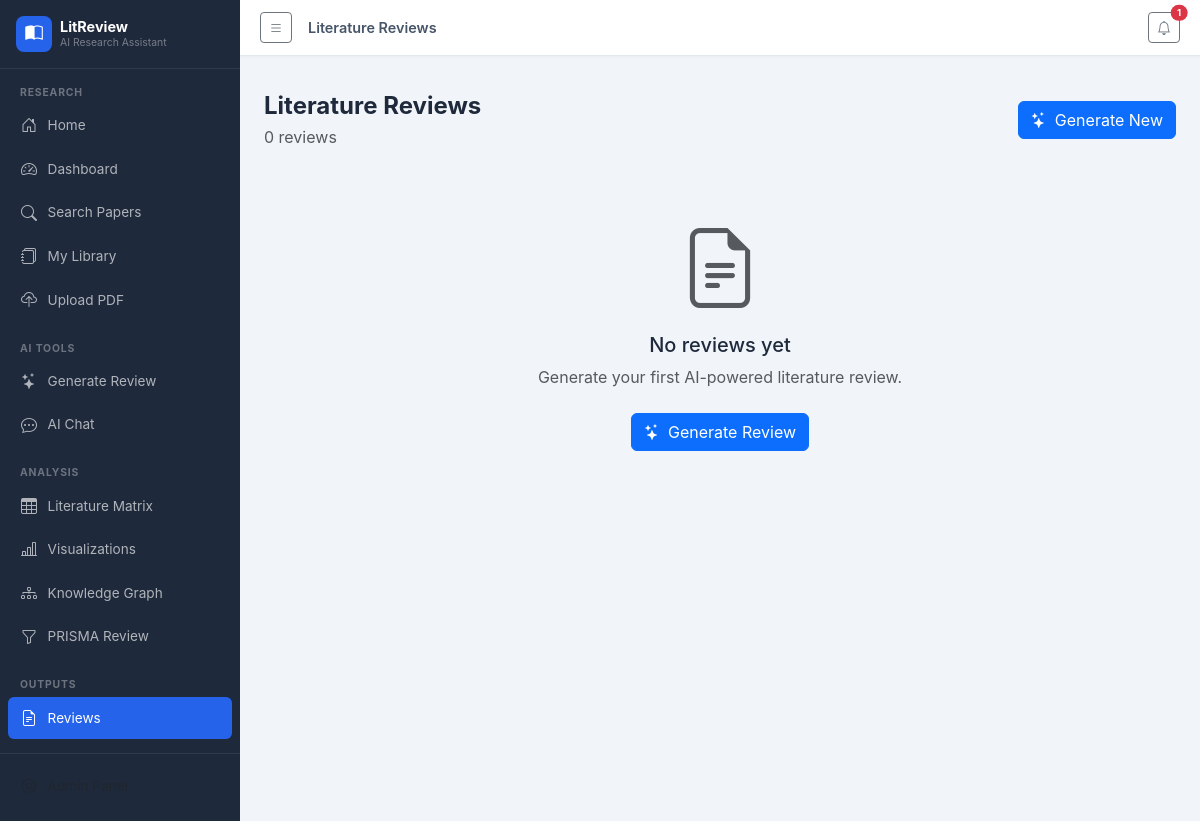
The app's page /reviews, older data.
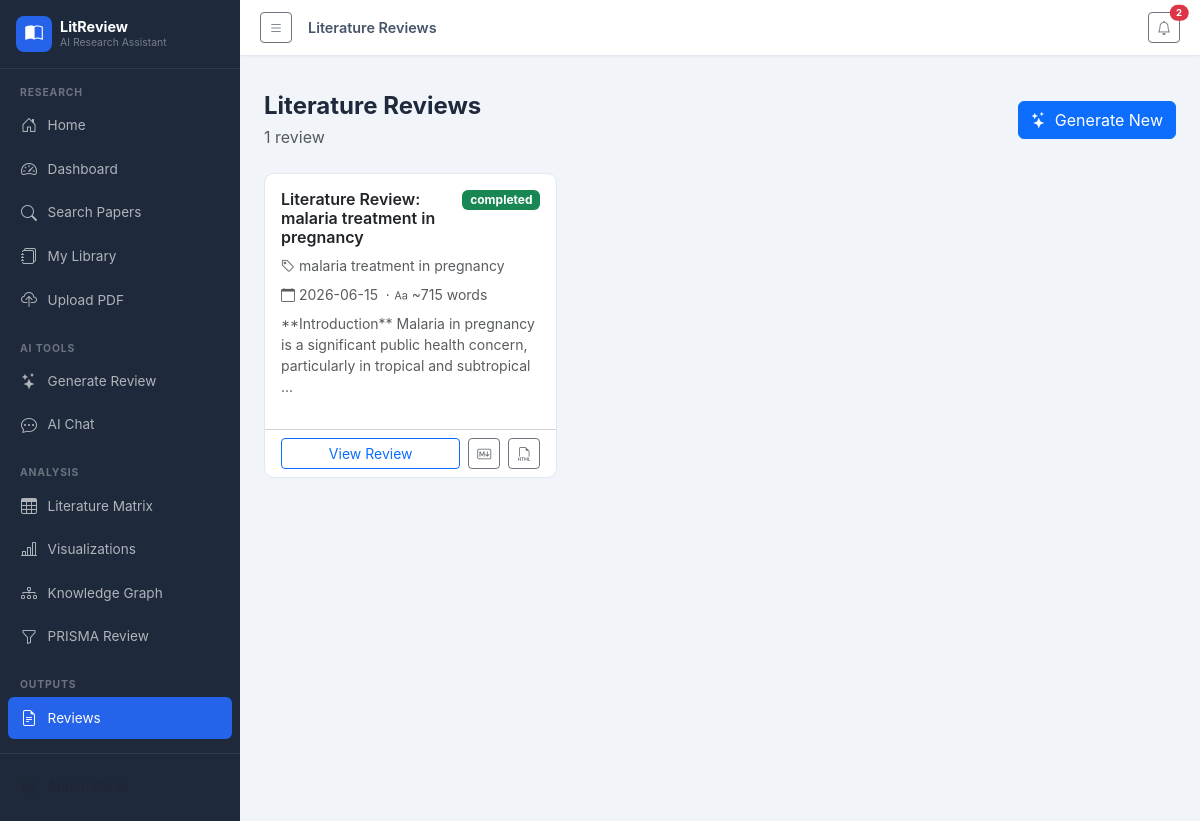
The same page, newer data.
### tables this page shows
CREATE TABLE literature_reviews (
            id INTEGER PRIMARY KEY AUTOINCREMENT,
            title TEXT NOT NULL,
            topic TEXT,
            introduction TEXT,
            thematic_analysis TEXT,
            research_gaps TEXT,
            future_directions TEXT,
            conclusion TEXT,
            paper_ids TEXT,
            status TEXT DEFAULT 'draft',
            word_count INTEGER DEFAULT 0,
            created_at TIMESTAMP DEFAULT CURRENT_TIMESTAMP,
            updated_at TIMESTAMP DEFAULT CURRENT_TIMESTAMP
        );

### blueprints/main.py (the view)
@main_bp.route('/reviews')
def reviews():
    site = get_site_settings()
    db = get_db()
    reviews_list = db.execute('SELECT * FROM literature_reviews ORDER BY created_at DESC').fetchall()
    db.close()
    return render_template('reviews.html', site=site, reviews=reviews_list, notifications=get_notifications())

### blueprints/main.py (called while the page is built)
def get_site_settings():
    db = get_db()
    rows = db.execute('SELECT key, value FROM site_settings').fetchall()
    db.close()
    return {r['key']: r['value'] for r in rows}

def get_notifications():
    db = get_db()
    rows = db.execute('SELECT * FROM notifications WHERE is_read=0 ORDER BY created_at DESC LIMIT 10').fetchall()
    db.close()
    return [dict(r) for r in rows]

### models/__init__.py (called while the page is built)
def get_db():
    conn = sqlite3.connect(Config.DATABASE_PATH)
    conn.row_factory = sqlite3.Row
    return conn

### templates/reviews.html (shortened to what this page needs)
{% extends "base.html" %}
{% block page_title %}Literature Reviews{% endblock %}
{% block content %}
<div class="d-flex justify-content-between align-items-center mb-4">
  <div>
    <h4 class="fw-bold mb-1">Literature Reviews</h4>
    <p class="text-muted mb-0">{{ reviews|length }} review{{ 's' if reviews|length != 1 }}</p>
  </div>
  <a href="/ai/generate-review" class="btn btn-primary"><i class="bi bi-stars me-2"></i>Generate New</a>
</div>
{% if reviews %}
<div class="row g-3">
  {% for review in reviews %}
  <div class="col-md-6 col-xl-4">
    <div class="card card-hover h-100">
      <div class="card-body">
        <div class="d-flex justify-content-between align-items-start mb-2">
          <h6 class="fw-semibold mb-0 flex-grow-1">{{ review.title }}</h6>
          <span class="badge bg-{{ 'success' if review.status == 'completed' else 'secondary' }} ms-2">{{ review.status }}</span>
        </div>
        {% if review.topic %}
        <p class="text-muted small mb-2"><i class="bi bi-tag me-1"></i>{{ review.topic }}</p>
        {% endif %}
        <p class="text-muted small mb-2">
          <i class="bi bi-calendar me-1"></i>{{ review.created_at[:10] }}
          {% if review.word_count %}&nbsp;&middot;&nbsp;<i class="bi bi-type me-1"></i>~{{ review.word_count }} words{% endif %}
        </p>
        {% if review.introduction %}
        <p class="text-muted small">{{ review.introduction[:120] }}...</p>
        {% endif %}
      </div>
      <div class="card-footer bg-transparent d-flex gap-2">
        <a href="/reviews/{{ review.id }}" class="btn btn-sm btn-outline-primary flex-grow-1">View Review</a>
        <a href="/export/review/{{ review.id }}/markdown" class="btn btn-sm btn-outline-secondary"><i class="bi bi-markdown"></i></a>
        <a href="/export/review/{{ review.id }}/html" class="btn btn-sm btn-outline-secondary"><i class="bi bi-filetype-html"></i></a>
      </div>
    </div>
  </div>
  {% endfor %}
</div>
{% else %}
<div class="text-center py-5">
  <i class="bi bi-file-earmark-text display-1 text-muted opacity-15"></i>
  <h5 class="mt-3">No reviews yet</h5>
  <p class="text-muted">Generate your first AI-powered literature review.</p>
  <a href="/ai/generate-review" class="btn btn-primary mt-2"><i class="bi bi-stars me-2"></i>Generate Review</a>
</div>
{% endif %}
{% endblock %}

### templates/base.html (shortened to what this page needs)
<!DOCTYPE html>
<html lang="en">
<head>
<link href="https://cdn.jsdelivr.net/npm/bootstrap@5.3.2/dist/css/bootstrap.min.css" rel="stylesheet">
<link href="https://cdn.jsdelivr.net/npm/bootstrap-icons@1.11.3/font/bootstrap-icons.min.css" rel="stylesheet">
<link href="/static/css/style.css" rel="stylesheet">
</head>
<body>
<div class="d-flex" id="wrapper">
  <nav id="sidebar" class="d-flex flex-column">
    <div class="sidebar-header">
      <a href="/" class="text-decoration-none">
        <div class="d-flex align-items-center gap-2">
          <div class="sidebar-logo"><i class="bi bi-book-half"></i></div>
          <div>
            <div class="sidebar-brand">LitReview</div>
            <div class="sidebar-tagline">AI Research Assistant</div>
          </div>
        </div>
      </a>
    </div>
    <div class="sidebar-body flex-grow-1">
      <div class="sidebar-section-label">RESEARCH</div>
      <a href="/" class="sidebar-link {% if request.endpoint == 'main.index' %}active{% endif %}">
        <i class="bi bi-house-door"></i> Home
      </a>
      <a href="/dashboard" class="sidebar-link {% if request.endpoint == 'main.dashboard' %}active{% endif %}">
        <i class="bi bi-speedometer2"></i> Dashboard
      </a>
      <a href="/search" class="sidebar-link {% if request.endpoint == 'main.search' %}active{% endif %}">
        <i class="bi bi-search"></i> Search Papers
      </a>
      <a href="/papers" class="sidebar-link {% if request.endpoint == 'main.papers' %}active{% endif %}">
        <i class="bi bi-journals"></i> My Library
      </a>
      <a href="/upload" class="sidebar-link {% if request.endpoint == 'main.upload' %}active{% endif %}">
        <i class="bi bi-cloud-upload"></i> Upload PDF
      </a>
      <div class="sidebar-section-label mt-3">AI TOOLS</div>
      <a href="/ai/generate-review" class="sidebar-link {% if request.endpoint == 'ai.generate_review' %}active{% endif %}">
        <i class="bi bi-stars"></i> Generate Review
      </a>
      <a href="/ai/chat" class="sidebar-link {% if request.endpoint == 'ai.chat' %}active{% endif %}">
        <i class="bi bi-chat-dots"></i> AI Chat
      </a>
      <div class="sidebar-section-label mt-3">ANALYSIS</div>
      <a href="/matrix" class="sidebar-link {% if request.endpoint == 'main.matrix' %}active{% endif %}">
        <i class="bi bi-table"></i> Literature Matrix
      </a>
      <a href="/visualizations" class="sidebar-link {% if request.endpoint == 'main.visualizations' %}active{% endif %}">
        <i class="bi bi-bar-chart-line"></i> Visualizations
      </a>
      <a href="/knowledge-graph" class="sidebar-link {% if request.endpoint == 'main.knowledge_graph' %}active{% endif %}">
        <i class="bi bi-diagram-3"></i> Knowledge Graph
      </a>
      <a href="/prisma" class="sidebar-link {% if request.endpoint == 'main.prisma' %}active{% endif %}">
        <i class="bi bi-funnel"></i> PRISMA Review
      </a>
      <div class="sidebar-section-label mt-3">OUTPUTS</div>
      <a href="/reviews" class="sidebar-link {% if request.endpoint in ['main.reviews','main.review_detail'] %}active{% endif %}">
        <i class="bi bi-file-earmark-text"></i> Reviews
      </a>
    </div>
    <div class="sidebar-footer">
      <a href="/julisunkan" class="sidebar-link text-muted">
        <i class="bi bi-gear"></i> Admin Panel
      </a>
    </div>
  </nav>
  <div id="page-content-wrapper" class="flex-grow-1">
    <nav class="top-nav">
      <button id="sidebarToggle" class="btn btn-sm btn-outline-secondary me-3">
        <i class="bi bi-list"></i>
      </button>
      <span class="top-nav-title d-none d-md-block">{% block page_title %}{% endblock %}</span>
      <div class="ms-auto d-flex align-items-center gap-2">
        <div class="dropdown">
          <button class="btn btn-sm btn-outline-secondary position-relative" data-bs-toggle="dropdown">
            <i class="bi bi-bell"></i>
            {% if g_notif_count > 0 %}
            <span class="position-absolute top-0 start-100 translate-middle badge rounded-pill bg-danger" style="font-size:0.6rem;">{{ g_notif_count }}</span>
            {% endif %}
          </button>
        </div>
      </div>
    </nav>
    <div class="px-4 pt-3">
    </div>
    <div class="page-content px-4 pb-5">
      {% block content %}{% endblock %}
    </div>
  </div>
</div>
<div class="toast-container position-fixed bottom-0 end-0 p-3" id="toastContainer"></div>
</body>
</html>

### static/css/style.css (style rules this page uses)
:root { --primary: #2563eb; --primary-soft: rgba(37, 99, 235, 0.1); --success-soft: rgba(22, 163, 74, 0.1); --warning-soft: rgba(217, 119, 6, 0.1); --info-soft: rgba(8, 145, 178, 0.1); --sidebar-w: 240px; --sidebar-bg: #1e293b; --top-nav-h: 56px; }
body { font-family: 'Inter', -apple-system, BlinkMacSystemFont, 'Segoe UI', sans-serif; background: #f1f5f9; color: #1e293b; overflow-x: hidden; }
#wrapper { min-height: 100vh; }
#sidebar { width: var(--sidebar-w); min-height: 100vh; background: var(--sidebar-bg); flex-shrink: 0; transition: width 0.2s ease; z-index: 100; }
.sidebar-header { padding: 1rem; border-bottom: 1px solid rgba(255,255,255,0.08); }
.sidebar-logo { width: 36px; height: 36px; background: var(--primary); border-radius: 8px; display: flex; align-items: center; justify-content: center; color: white; font-size: 1.1rem; flex-shrink: 0; }
.sidebar-brand { color: white; font-weight: 700; font-size: 0.9rem; line-height: 1.2; }
.sidebar-tagline { color: rgba(255,255,255,0.4); font-size: 0.65rem; }
.sidebar-body { padding: 0.75rem 0.5rem; overflow-y: auto; }
.sidebar-section-label { color: rgba(255,255,255,0.35); font-size: 0.65rem; font-weight: 700; letter-spacing: 0.08em; padding: 0.25rem 0.75rem; text-transform: uppercase; }
.sidebar-link { display: flex; align-items: center; gap: 0.6rem; padding: 0.55rem 0.75rem; border-radius: 6px; color: rgba(255,255,255,0.65); text-decoration: none; font-size: 0.85rem; transition: all 0.15s; margin-bottom: 2px; }
.sidebar-link.active { background: var(--primary); color: white; }
.sidebar-link i { font-size: 1rem; flex-shrink: 0; width: 18px; text-align: center; }
.sidebar-footer { padding: 0.75rem 0.5rem; border-top: 1px solid rgba(255,255,255,0.08); }
.top-nav { height: var(--top-nav-h); background: white; border-bottom: 1px solid #e2e8f0; display: flex; align-items: center; padding: 0 1.25rem; position: sticky; top: 0; z-index: 50; box-shadow: 0 1px 3px rgba(0,0,0,0.04); }
.top-nav-title { font-weight: 600; color: #475569; font-size: 0.9rem; }
.page-content { padding-top: 1.25rem; }
.card { border: 1px solid #e2e8f0; border-radius: 10px; }
.card-hover { transition: box-shadow 0.15s, transform 0.15s; cursor: pointer; }

Row changes from the older to the newer data that the page shows:
added literature_reviews: title "Literature Review: malaria treatment in pregnancy", status "completed", topic "malaria treatment in pregnancy", created_at "2026-06-15", word_count "715", introduction "**Introduction** Malaria in pregnancy is a significant public health concern, particularly in tropical and subtropical"
Text that changed along with them:
{{ g_notif_count }}: "1" → "2"
{{ reviews|length }}: "0" → "1"
{{ 's' if reviews|length != 1 }}: "s" → (not shown)
text no longer shown: "No reviews yet Generate your first AI-powered literature review. Generate Review"
